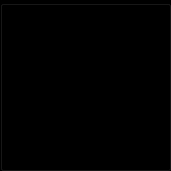
   <widget class="QGroupBox" name="groupBox_2">
    <property name="geometry">
     <rect>
      <x>650</x>
      <y>0</y>
      <width>171</width>
      <height>171</height>
     </rect>
    </property>
    <property name="styleSheet">
     <string notr="true">background-color: rgb(0, 0, 0);</string>
    </property>
    <property name="title">
     <string/>
    </property>
    <widget class="QLabel" name="led_6">
     <property name="geometry">
      <rect>
       <x>110</x>
       <y>10</y>
       <width>15</width>
       <height>15</height>
      </rect>
     </property>
     <property name="text">
      <string/>
     </property>
     <property name="pixmap">
      <pixmap resource="img.qrc">:/img/whitedot.png</pixmap>
     </property>
     <property name="scaledContents">
      <bool>true</bool>
     </property>
    </widget>
    <widget class="QLabel" name="led_7">
     <property name="geometry">
      <rect>
       <x>130</x>
       <y>10</y>
       <width>15</width>
       <height>15</height>
      </rect>
     </property>
     <property name="text">
      <string/>
     </property>
     <property name="pixmap">
      <pixmap resource="img.qrc">:/img/whitedot.png</pixmap>
     </property>
     <property name="scaledContents">
      <bool>true</bool>
     </property>
    </widget>
    <widget class="QLabel" name="led_2">
     <property name="geometry">
      <rect>
       <x>30</x>
       <y>10</y>
       <width>15</width>
       <height>15</height>
      </rect>
     </property>
     <property name="text">
      <string/>
     </property>
     <property name="pixmap">
      <pixmap resource="img.qrc">:/img/whitedot.png</pixmap>
     </property>
     <property name="scaledContents">
      <bool>true</bool>
     </property>
    </widget>
    <widget class="QLabel" name="led_3">
     <property name="geometry">
      <rect>
       <x>50</x>
       <y>10</y>
       <width>15</width>
       <height>15</height>
      </rect>
     </property>
     <property name="text">
      <string/>
     </property>
     <property name="pixmap">
      <pixmap resource="img.qrc">:/img/whitedot.png</pixmap>
     </property>
     <property name="scaledContents">
      <bool>true</bool>
     </property>
    </widget>
    <widget class="QLabel" name="led_8">
     <property name="geometry">
      <rect>
       <x>150</x>
       <y>10</y>
       <width>15</width>
       <height>15</height>
      </rect>
     </property>
     <property name="text">
      <string/>
     </property>
     <property name="pixmap">
      <pixmap resource="img.qrc">:/img/whitedot.png</pixmap>
     </property>
     <property name="scaledContents">
      <bool>true</bool>
     </property>
    </widget>
    <widget class="QLabel" name="led_4">
     <property name="geometry">
      <rect>
       <x>70</x>
       <y>10</y>
       <width>15</width>
       <height>15</height>
      </rect>
     </property>
     <property name="text">
      <string/>
     </property>
     <property name="pixmap">
      <pixmap resource="img.qrc">:/img/whitedot.png</pixmap>
     </property>
     <property name="scaledContents">
      <bool>true</bool>
     </property>
    </widget>
    <widget class="QLabel" name="led_1">
     <property name="geometry">
      <rect>
       <x>10</x>
       <y>10</y>
       <width>15</width>
       <height>15</height>
      </rect>
     </property>
     <property name="text">
      <string/>
     </property>
     <property name="pixmap">
      <pixmap resource="img.qrc">:/img/whitedot.png</pixmap>
     </property>
     <property name="scaledContents">
      <bool>true</bool>
     </property>
    </widget>
    <widget class="QLabel" name="led_5">
     <property name="geometry">
      <rect>
       <x>90</x>
       <y>10</y>
       <width>15</width>
       <height>15</height>
      </rect>
     </property>
     <property name="text">
      <string/>
     </property>
     <property name="pixmap">
      <pixmap resource="img.qrc">:/img/whitedot.png</pixmap>
     </property>
     <property name="scaledContents">
      <bool>true</bool>
     </property>
    </widget>
    <widget class="QLabel" name="led_9">
     <property name="geometry">
      <rect>
       <x>10</x>
       <y>30</y>
       <width>15</width>
       <height>15</height>
      </rect>
     </property>
     <property name="text">
      <string/>
     </property>
     <property name="pixmap">
      <pixmap resource="img.qrc">:/img/whitedot.png</pixmap>
     </property>
     <property name="scaledContents">
      <bool>true</bool>
     </property>
    </widget>
    <widget class="QLabel" name="led_10">
     <property name="geometry">
      <rect>
       <x>30</x>
       <y>30</y>
       <width>15</width>
       <height>15</height>
      </rect>
     </property>
     <property name="text">
      <string/>
     </property>
     <property name="pixmap">
      <pixmap resource="img.qrc">:/img/whitedot.png</pixmap>
     </property>
     <property name="scaledContents">
      <bool>true</bool>
     </property>
    </widget>
    <widget class="QLabel" name="led_11">
     <property name="geometry">
      <rect>
       <x>50</x>
       <y>30</y>
       <width>15</width>
       <height>15</height>
      </rect>
     </property>
     <property name="text">
      <string/>
     </property>
     <property name="pixmap">
      <pixmap resource="img.qrc">:/img/whitedot.png</pixmap>
     </property>
     <property name="scaledContents">
      <bool>true</bool>
     </property>
    </widget>
    <widget class="QLabel" name="led_12">
     <property name="geometry">
      <rect>
       <x>70</x>
       <y>30</y>
       <width>15</width>
       <height>15</height>
      </rect>
     </property>
     <property name="text">
      <string/>
     </property>
     <property name="pixmap">
      <pixmap resource="img.qrc">:/img/whitedot.png</pixmap>
     </property>
     <property name="scaledContents">
      <bool>true</bool>
     </property>
    </widget>
    <widget class="QLabel" name="led_13">
     <property name="geometry">
      <rect>
       <x>90</x>
       <y>30</y>
       <width>15</width>
       <height>15</height>
      </rect>
     </property>
     <property name="text">
      <string/>
     </property>
     <property name="pixmap">
      <pixmap resource="img.qrc">:/img/whitedot.png</pixmap>
     </property>
     <property name="scaledContents">
      <bool>true</bool>
     </property>
    </widget>
    <widget class="QLabel" name="led_14">
     <property name="geometry">
      <rect>
       <x>110</x>
       <y>30</y>
       <width>15</width>
       <height>15</height>
      </rect>
     </property>
     <property name="text">
      <string/>
     </property>
     <property name="pixmap">
      <pixmap resource="img.qrc">:/img/whitedot.png</pixmap>
     </property>
     <property name="scaledContents">
      <bool>true</bool>
     </property>
    </widget>
    <widget class="QLabel" name="led_15">
     <property name="geometry">
      <rect>
       <x>130</x>
       <y>30</y>
       <width>15</width>
       <height>15</height>
      </rect>
     </property>
     <property name="text">
      <string/>
     </property>
     <property name="pixmap">
      <pixmap resource="img.qrc">:/img/whitedot.png</pixmap>
     </property>
     <property name="scaledContents">
      <bool>true</bool>
     </property>
    </widget>
    <widget class="QLabel" name="led_16">
     <property name="geometry">
      <rect>
       <x>150</x>
       <y>30</y>
       <width>15</width>
       <height>15</height>
      </rect>
     </property>
     <property name="text">
      <string/>
     </property>
     <property name="pixmap">
      <pixmap resource="img.qrc">:/img/whitedot.png</pixmap>
     </property>
     <property name="scaledContents">
      <bool>true</bool>
     </property>
    </widget>
    <widget class="QLabel" name="led_17">
     <property name="geometry">
      <rect>
       <x>10</x>
       <y>50</y>
       <width>15</width>
       <height>15</height>
      </rect>
     </property>
     <property name="text">
      <string/>
     </property>
     <property name="pixmap">
      <pixmap resource="img.qrc">:/img/whitedot.png</pixmap>
     </property>
     <property name="scaledContents">
      <bool>true</bool>
     </property>
    </widget>
    <widget class="QLabel" name="led_18">
     <property name="geometry">
      <rect>
       <x>30</x>
       <y>50</y>
       <width>15</width>
       <height>15</height>
      </rect>
     </property>
     <property name="text">
      <string/>
     </property>
     <property name="pixmap">
      <pixmap resource="img.qrc">:/img/whitedot.png</pixmap>
     </property>
     <property name="scaledContents">
      <bool>true</bool>
     </property>
    </widget>
    <widget class="QLabel" name="led_19">
     <property name="geometry">
      <rect>
       <x>50</x>
       <y>50</y>
       <width>15</width>
       <height>15</height>
      </rect>
     </property>
     <property name="text">
      <string/>
     </property>
     <property name="pixmap">
      <pixmap resource="img.qrc">:/img/whitedot.png</pixmap>
     </property>
     <property name="scaledContents">
      <bool>true</bool>
     </property>
    </widget>
    <widget class="QLabel" name="led_20">
     <property name="geometry">
      <rect>
       <x>70</x>
       <y>50</y>
       <width>15</width>
       <height>15</height>
      </rect>
     </property>
     <property name="text">
      <string/>
     </property>
     <property name="pixmap">
      <pixmap resource="img.qrc">:/img/whitedot.png</pixmap>
     </property>
     <property name="scaledContents">
      <bool>true</bool>
     </property>
    </widget>
    <widget class="QLabel" name="led_21">
     <property name="geometry">
      <rect>
       <x>90</x>
       <y>50</y>
       <width>15</width>
       <height>15</height>
      </rect>
     </property>
     <property name="text">
      <string/>
     </property>
     <property name="pixmap">
      <pixmap resource="img.qrc">:/img/whitedot.png</pixmap>
     </property>
     <property name="scaledContents">
      <bool>true</bool>
     </property>
    </widget>
    <widget class="QLabel" name="led_22">
     <property name="geometry">
      <rect>
       <x>110</x>
       <y>50</y>
       <width>15</width>
       <height>15</height>
      </rect>
     </property>
     <property name="text">
      <string/>
     </property>
     <property name="pixmap">
      <pixmap resource="img.qrc">:/img/whitedot.png</pixmap>
     </property>
     <property name="scaledContents">
      <bool>true</bool>
     </property>
    </widget>
    <widget class="QLabel" name="led_23">
     <property name="geometry">
      <rect>
       <x>130</x>
       <y>50</y>
       <width>15</width>
       <height>15</height>
      </rect>
     </property>
     <property name="text">
      <string/>
     </property>
     <property name="pixmap">
      <pixmap resource="img.qrc">:/img/whitedot.png</pixmap>
     </property>
     <property name="scaledContents">
      <bool>true</bool>
     </property>
    </widget>
    <widget class="QLabel" name="led_24">
     <property name="geometry">
      <rect>
       <x>150</x>
       <y>50</y>
       <width>15</width>
       <height>15</height>
      </rect>
     </property>
     <property name="text">
      <string/>
     </property>
     <property name="pixmap">
      <pixmap resource="img.qrc">:/img/whitedot.png</pixmap>
     </property>
     <property name="scaledContents">
      <bool>true</bool>
     </property>
    </widget>
    <widget class="QLabel" name="led_25">
     <property name="geometry">
      <rect>
       <x>10</x>
       <y>70</y>
       <width>15</width>
       <height>15</height>
      </rect>
     </property>
     <property name="text">
      <string/>
     </property>
     <property name="pixmap">
      <pixmap resource="img.qrc">:/img/whitedot.png</pixmap>
     </property>
     <property name="scaledContents">
      <bool>true</bool>
     </property>
    </widget>
    <widget class="QLabel" name="led_26">
     <property name="geometry">
      <rect>
       <x>30</x>
       <y>70</y>
       <width>15</width>
       <height>15</height>
      </rect>
     </property>
     <property name="text">
      <string/>
     </property>
     <property name="pixmap">
      <pixmap resource="img.qrc">:/img/whitedot.png</pixmap>
     </property>
     <property name="scaledContents">
      <bool>true</bool>
     </property>
    </widget>
    <widget class="QLabel" name="led_27">
     <property name="geometry">
      <rect>
       <x>50</x>
       <y>70</y>
       <width>15</width>
       <height>15</height>
      </rect>
     </property>
     <property name="text">
      <string/>
     </property>
     <property name="pixmap">
      <pixmap resource="img.qrc">:/img/whitedot.png</pixmap>
     </property>
     <property name="scaledContents">
      <bool>true</bool>
     </property>
    </widget>
    <widget class="QLabel" name="led_28">
     <property name="geometry">
      <rect>
       <x>70</x>
       <y>70</y>
       <width>15</width>
       <height>15</height>
      </rect>
     </property>
     <property name="text">
      <string/>
     </property>
     <property name="pixmap">
      <pixmap resource="img.qrc">:/img/whitedot.png</pixmap>
     </property>
     <property name="scaledContents">
      <bool>true</bool>
     </property>
    </widget>
    <widget class="QLabel" name="led_29">
     <property name="geometry">
      <rect>
       <x>90</x>
       <y>70</y>
       <width>15</width>
       <height>15</height>
      </rect>
     </property>
     <property name="text">
      <string/>
     </property>
     <property name="pixmap">
      <pixmap resource="img.qrc">:/img/whitedot.png</pixmap>
     </property>
     <property name="scaledContents">
      <bool>true</bool>
     </property>
    </widget>
    <widget class="QLabel" name="led_30">
     <property name="geometry">
      <rect>
       <x>110</x>
       <y>70</y>
       <width>15</width>
       <height>15</height>
      </rect>
     </property>
     <property name="text">
      <string/>
     </property>
     <property name="pixmap">
      <pixmap resource="img.qrc">:/img/whitedot.png</pixmap>
     </property>
     <property name="scaledContents">
      <bool>true</bool>
     </property>
    </widget>
    <widget class="QLabel" name="led_31">
     <property name="geometry">
      <rect>
       <x>130</x>
       <y>70</y>
       <width>15</width>
       <height>15</height>
      </rect>
     </property>
     <property name="text">
      <string/>
     </property>
     <property name="pixmap">
      <pixmap resource="img.qrc">:/img/whitedot.png</pixmap>
     </property>
     <property name="scaledContents">
      <bool>true</bool>
     </property>
    </widget>
    <widget class="QLabel" name="led_32">
     <property name="geometry">
      <rect>
       <x>150</x>
       <y>70</y>
       <width>15</width>
       <height>15</height>
      </rect>
     </property>
     <property name="text">
      <string/>
     </property>
     <property name="pixmap">
      <pixmap resource="img.qrc">:/img/whitedot.png</pixmap>
     </property>
     <property name="scaledContents">
      <bool>true</bool>
     </property>
    </widget>
    <widget class="QLabel" name="led_33">
     <property name="geometry">
      <rect>
       <x>10</x>
       <y>90</y>
       <width>15</width>
       <height>15</height>
      </rect>
     </property>
     <property name="text">
      <string/>
     </property>
     <property name="pixmap">
      <pixmap resource="img.qrc">:/img/whitedot.png</pixmap>
     </property>
     <property name="scaledContents">
      <bool>true</bool>
     </property>
    </widget>
    <widget class="QLabel" name="led_34">
     <property name="geometry">
      <rect>
       <x>30</x>
       <y>90</y>
       <width>15</width>
       <height>15</height>
      </rect>
     </property>
     <property name="text">
      <string/>
     </property>
     <property name="pixmap">
      <pixmap resource="img.qrc">:/img/whitedot.png</pixmap>
     </property>
     <property name="scaledContents">
      <bool>true</bool>
     </property>
    </widget>
    <widget class="QLabel" name="led_35">
     <property name="geometry">
      <rect>
       <x>50</x>
       <y>90</y>
       <width>15</width>
       <height>15</height>
      </rect>
     </property>
     <property name="text">
      <string/>
     </property>
     <property name="pixmap">
      <pixmap resource="img.qrc">:/img/whitedot.png</pixmap>
     </property>
     <property name="scaledContents">
      <bool>true</bool>
     </property>
    </widget>
    <widget class="QLabel" name="led_36">
     <property name="geometry">
      <rect>
       <x>70</x>
       <y>90</y>
       <width>15</width>
       <height>15</height>
      </rect>
     </property>
     <property name="text">
      <string/>
     </property>
     <property name="pixmap">
      <pixmap resource="img.qrc">:/img/whitedot.png</pixmap>
     </property>
     <property name="scaledContents">
      <bool>true</bool>
     </property>
    </widget>
    <widget class="QLabel" name="led_37">
     <property name="geometry">
      <rect>
       <x>90</x>
       <y>90</y>
       <width>15</width>
       <height>15</height>
      </rect>
     </property>
     <property name="text">
      <string/>
     </property>
     <property name="pixmap">
      <pixmap resource="img.qrc">:/img/whitedot.png</pixmap>
     </property>
     <property name="scaledContents">
      <bool>true</bool>
     </property>
    </widget>
    <widget class="QLabel" name="led_38">
     <property name="geometry">
      <rect>
       <x>110</x>
       <y>90</y>
       <width>15</width>
       <height>15</height>
      </rect>
     </property>
     <property name="text">
      <string/>
     </property>
     <property name="pixmap">
      <pixmap resource="img.qrc">:/img/whitedot.png</pixmap>
     </property>
     <property name="scaledContents">
      <bool>true</bool>
     </property>
    </widget>
    <widget class="QLabel" name="led_39">
     <property name="geometry">
      <rect>
       <x>130</x>
       <y>90</y>
       <width>15</width>
       <height>15</height>
      </rect>
     </property>
     <property name="text">
      <string/>
     </property>
     <property name="pixmap">
      <pixmap resource="img.qrc">:/img/whitedot.png</pixmap>
     </property>
     <property name="scaledContents">
      <bool>true</bool>
     </property>
    </widget>
    <widget class="QLabel" name="led_40">
     <property name="geometry">
      <rect>
       <x>150</x>
       <y>90</y>
       <width>15</width>
       <height>15</height>
      </rect>
     </property>
     <property name="text">
      <string/>
     </property>
     <property name="pixmap">
      <pixmap resource="img.qrc">:/img/whitedot.png</pixmap>
     </property>
     <property name="scaledContents">
      <bool>true</bool>
     </property>
    </widget>
    <widget class="QLabel" name="led_41">
     <property name="geometry">
      <rect>
       <x>10</x>
       <y>110</y>
       <width>15</width>
       <height>15</height>
      </rect>
     </property>
     <property name="text">
      <string/>
     </property>
     <property name="pixmap">
      <pixmap resource="img.qrc">:/img/whitedot.png</pixmap>
     </property>
     <property name="scaledContents">
      <bool>true</bool>
     </property>
    </widget>
    <widget class="QLabel" name="led_42">
     <property name="geometry">
      <rect>
       <x>30</x>
       <y>110</y>
       <width>15</width>
       <height>15</height>
      </rect>
     </property>
     <property name="text">
      <string/>
     </property>
     <property name="pixmap">
      <pixmap resource="img.qrc">:/img/whitedot.png</pixmap>
     </property>
     <property name="scaledContents">
      <bool>true</bool>
     </property>
    </widget>
    <widget class="QLabel" name="led_43">
     <property name="geometry">
      <rect>
       <x>50</x>
       <y>110</y>
       <width>15</width>
       <height>15</height>
      </rect>
     </property>
     <property name="text">
      <string/>
     </property>
     <property name="pixmap">
      <pixmap resource="img.qrc">:/img/whitedot.png</pixmap>
     </property>
     <property name="scaledContents">
      <bool>true</bool>
     </property>
    </widget>
    <widget class="QLabel" name="led_44">
     <property name="geometry">
      <rect>
       <x>70</x>
       <y>110</y>
       <width>15</width>
       <height>15</height>
      </rect>
     </property>
     <property name="text">
      <string/>
     </property>
     <property name="pixmap">
      <pixmap resource="img.qrc">:/img/whitedot.png</pixmap>
     </property>
     <property name="scaledContents">
      <bool>true</bool>
     </property>
    </widget>
    <widget class="QLabel" name="led_45">
     <property name="geometry">
      <rect>
       <x>90</x>
       <y>110</y>
       <width>15</width>
       <height>15</height>
      </rect>
     </property>
     <property name="text">
      <string/>
     </property>
     <property name="pixmap">
      <pixmap resource="img.qrc">:/img/whitedot.png</pixmap>
     </property>
     <property name="scaledContents">
      <bool>true</bool>
     </property>
    </widget>
    <widget class="QLabel" name="led_46">
     <property name="geometry">
      <rect>
       <x>110</x>
       <y>110</y>
       <width>15</width>
       <height>15</height>
      </rect>
     </property>
     <property name="text">
      <string/>
     </property>
     <property name="pixmap">
      <pixmap resource="img.qrc">:/img/whitedot.png</pixmap>
     </property>
     <property name="scaledContents">
      <bool>true</bool>
     </property>
    </widget>
    <widget class="QLabel" name="led_47">
     <property name="geometry">
      <rect>
       <x>130</x>
       <y>110</y>
       <width>15</width>
       <height>15</height>
      </rect>
     </property>
     <property name="text">
      <string/>
     </property>
     <property name="pixmap">
      <pixmap resource="img.qrc">:/img/whitedot.png</pixmap>
     </property>
     <property name="scaledContents">
      <bool>true</bool>
     </property>
    </widget>
    <widget class="QLabel" name="led_48">
     <property name="geometry">
      <rect>
       <x>150</x>
       <y>110</y>
       <width>15</width>
       <height>15</height>
      </rect>
     </property>
     <property name="text">
      <string/>
     </property>
     <property name="pixmap">
      <pixmap resource="img.qrc">:/img/whitedot.png</pixmap>
     </property>
     <property name="scaledContents">
      <bool>true</bool>
     </property>
    </widget>
    <widget class="QLabel" name="led_49">
     <property name="geometry">
      <rect>
       <x>10</x>
       <y>130</y>
       <width>15</width>
       <height>15</height>
      </rect>
     </property>
     <property name="text">
      <string/>
     </property>
     <property name="pixmap">
      <pixmap resource="img.qrc">:/img/whitedot.png</pixmap>
     </property>
     <property name="scaledContents">
      <bool>true</bool>
     </property>
    </widget>
    <widget class="QLabel" name="led_50">
     <property name="geometry">
      <rect>
       <x>30</x>
       <y>130</y>
       <width>15</width>
       <height>15</height>
      </rect>
     </property>
     <property name="text">
      <string/>
     </property>
     <property name="pixmap">
      <pixmap resource="img.qrc">:/img/whitedot.png</pixmap>
     </property>
     <property name="scaledContents">
      <bool>true</bool>
     </property>
    </widget>
    <widget class="QLabel" name="led_51">
     <property name="geometry">
      <rect>
       <x>50</x>
       <y>130</y>
       <width>15</width>
       <height>15</height>
      </rect>
     </property>
     <property name="text">
      <string/>
     </property>
     <property name="pixmap">
      <pixmap resource="img.qrc">:/img/whitedot.png</pixmap>
     </property>
     <property name="scaledContents">
      <bool>true</bool>
     </property>
    </widget>
    <widget class="QLabel" name="led_52">
     <property name="geometry">
      <rect>
       <x>70</x>
       <y>130</y>
       <width>15</width>
       <height>15</height>
      </rect>
     </property>
     <property name="text">
      <string/>
     </property>
     <property name="pixmap">
      <pixmap resource="img.qrc">:/img/whitedot.png</pixmap>
     </property>
     <property name="scaledContents">
      <bool>true</bool>
     </property>
    </widget>
    <widget class="QLabel" name="led_53">
     <property name="geometry">
      <rect>
       <x>90</x>
       <y>130</y>
       <width>15</width>
       <height>15</height>
      </rect>
     </property>
     <property name="text">
      <string/>
     </property>
     <property name="pixmap">
      <pixmap resource="img.qrc">:/img/whitedot.png</pixmap>
     </property>
     <property name="scaledContents">
      <bool>true</bool>
     </property>
    </widget>
    <widget class="QLabel" name="led_54">
     <property name="geometry">
      <rect>
       <x>110</x>
       <y>130</y>
       <width>15</width>
       <height>15</height>
      </rect>
     </property>
     <property name="text">
      <string/>
     </property>
     <property name="pixmap">
      <pixmap resource="img.qrc">:/img/whitedot.png</pixmap>
     </property>
     <property name="scaledContents">
      <bool>true</bool>
     </property>
    </widget>
    <widget class="QLabel" name="led_55">
     <property name="geometry">
      <rect>
       <x>130</x>
       <y>130</y>
       <width>15</width>
       <height>15</height>
      </rect>
     </property>
     <property name="text">
      <string/>
     </property>
     <property name="pixmap">
      <pixmap resource="img.qrc">:/img/whitedot.png</pixmap>
     </property>
     <property name="scaledContents">
      <bool>true</bool>
     </property>
    </widget>
    <widget class="QLabel" name="led_56">
     <property name="geometry">
      <rect>
       <x>150</x>
       <y>130</y>
       <width>15</width>
       <height>15</height>
      </rect>
     </property>
     <property name="text">
      <string/>
     </property>
     <property name="pixmap">
      <pixmap resource="img.qrc">:/img/whitedot.png</pixmap>
     </property>
     <property name="scaledContents">
      <bool>true</bool>
     </property>
    </widget>
    <widget class="QLabel" name="led_57">
     <property name="geometry">
      <rect>
       <x>10</x>
       <y>150</y>
       <width>15</width>
       <height>15</height>
      </rect>
     </property>
     <property name="text">
      <string/>
     </property>
     <property name="pixmap">
      <pixmap resource="img.qrc">:/img/whitedot.png</pixmap>
     </property>
     <property name="scaledContents">
      <bool>true</bool>
     </property>
    </widget>
    <widget class="QLabel" name="led_58">
     <property name="geometry">
      <rect>
       <x>30</x>
       <y>150</y>
       <width>15</width>
       <height>15</height>
      </rect>
     </property>
     <property name="text">
      <string/>
     </property>
     <property name="pixmap">
      <pixmap resource="img.qrc">:/img/whitedot.png</pixmap>
     </property>
     <property name="scaledContents">
      <bool>true</bool>
     </property>
    </widget>
    <widget class="QLabel" name="led_59">
     <property name="geometry">
      <rect>
       <x>50</x>
       <y>150</y>
       <width>15</width>
       <height>15</height>
      </rect>
     </property>
     <property name="text">
      <string/>
     </property>
     <property name="pixmap">
      <pixmap resource="img.qrc">:/img/whitedot.png</pixmap>
     </property>
     <property name="scaledContents">
      <bool>true</bool>
     </property>
    </widget>
    <widget class="QLabel" name="led_60">
     <property name="geometry">
      <rect>
       <x>70</x>
       <y>150</y>
       <width>15</width>
       <height>15</height>
      </rect>
     </property>
     <property name="text">
      <string/>
     </property>
     <property name="pixmap">
      <pixmap resource="img.qrc">:/img/whitedot.png</pixmap>
     </property>
     <property name="scaledContents">
      <bool>true</bool>
     </property>
    </widget>
    <widget class="QLabel" name="led_61">
     <property name="geometry">
      <rect>
       <x>90</x>
       <y>150</y>
       <width>15</width>
       <height>15</height>
      </rect>
     </property>
     <property name="text">
      <string/>
     </property>
     <property name="pixmap">
      <pixmap resource="img.qrc">:/img/whitedot.png</pixmap>
     </property>
     <property name="scaledContents">
      <bool>true</bool>
     </property>
    </widget>
    <widget class="QLabel" name="led_62">
     <property name="geometry">
      <rect>
       <x>110</x>
       <y>150</y>
       <width>15</width>
       <height>15</height>
      </rect>
     </property>
     <property name="text">
      <string/>
     </property>
     <property name="pixmap">
      <pixmap resource="img.qrc">:/img/whitedot.png</pixmap>
     </property>
     <property name="scaledContents">
      <bool>true</bool>
     </property>
    </widget>
    <widget class="QLabel" name="led_63">
     <property name="geometry">
      <rect>
       <x>130</x>
       <y>150</y>
       <width>15</width>
       <height>15</height>
      </rect>
     </property>
     <property name="text">
      <string/>
     </property>
     <property name="pixmap">
      <pixmap resource="img.qrc">:/img/whitedot.png</pixmap>
     </property>
     <property name="scaledContents">
      <bool>true</bool>
     </property>
    </widget>
    <widget class="QLabel" name="led_64">
     <property name="geometry">
      <rect>
       <x>150</x>
       <y>150</y>
       <width>15</width>
       <height>15</height>
      </rect>
     </property>
     <property name="text">
      <string/>
     </property>
     <property name="pixmap">
      <pixmap resource="img.qrc">:/img/whitedot.png</pixmap>
     </property>
     <property name="scaledContents">
      <bool>true</bool>
     </property>
    </widget>
   </widget>
